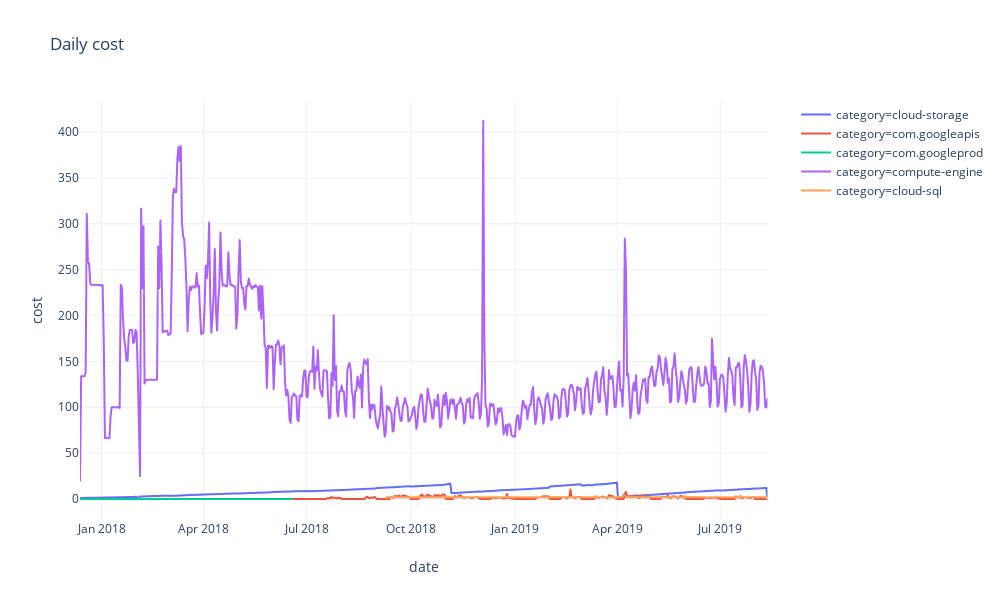

Notebook source saved alongside this figure:
### Code cell
pe.line(category, x='date', y='cost', color='category', width=1000, template='plotly_white', title="Daily cost")

### Figure 1 — Plotly figure (JSON) as saved in the notebook; plotly's stock layout.template omitted (floating-point values rounded to 4 significant figures; data arrays with more than 128 entries replaced by an {"elided": "..."} marker saying what was removed)
{"data": [{"hoverlabel": {"namelength": 0}, "hovertemplate": "category=cloud-storage<br>date=%{x}<br>cost=%{y}", "legendgroup": "category=cloud-storage", "line": {"color": "#636efa", "dash": "solid"}, "mode": "lines", "name": "category=cloud-storage", "showlegend": true, "type": "scattergl", "x": {"elided": "607 str values"}, "xaxis": "x", "y": {"elided": "607 float values"}, "yaxis": "y"}, {"hoverlabel": {"namelength": 0}, "hovertemplate": "category=com.googleapis<br>date=%{x}<br>cost=%{y}", "legendgroup": "category=com.googleapis", "line": {"color": "#EF553B", "dash": "solid"}, "mode": "lines", "name": "category=com.googleapis", "showlegend": true, "type": "scattergl", "x": {"elided": "607 str values"}, "xaxis": "x", "y": {"elided": "607 float values"}, "yaxis": "y"}, {"hoverlabel": {"namelength": 0}, "hovertemplate": "category=com.googleprod<br>date=%{x}<br>cost=%{y}", "legendgroup": "category=com.googleprod", "line": {"color": "#00cc96", "dash": "solid"}, "mode": "lines", "name": "category=com.googleprod", "showlegend": true, "type": "scattergl", "x": {"elided": "187 str values"}, "xaxis": "x", "y": {"elided": "187 int values"}, "yaxis": "y"}, {"hoverlabel": {"namelength": 0}, "hovertemplate": "category=compute-engine<br>date=%{x}<br>cost=%{y}", "legendgroup": "category=compute-engine", "line": {"color": "#ab63fa", "dash": "solid"}, "mode": "lines", "name": "category=compute-engine", "showlegend": true, "type": "scattergl", "x": {"elided": "607 str values"}, "xaxis": "x", "y": {"elided": "607 float values"}, "yaxis": "y"}, {"hoverlabel": {"namelength": 0}, "hovertemplate": "category=cloud-sql<br>date=%{x}<br>cost=%{y}", "legendgroup": "category=cloud-sql", "line": {"color": "#FFA15A", "dash": "solid"}, "mode": "lines", "name": "category=cloud-sql", "showlegend": true, "type": "scattergl", "x": {"elided": "338 str values"}, "xaxis": "x", "y": {"elided": "338 float values"}, "yaxis": "y"}], "layout": {"height": 600, "legend": {"tracegroupgap": 0}, "title": {"text": "Daily cost"}, "width": 1000, "xaxis": {"anchor": "y", "autorange": true, "domain": [0, 0.98], "range": ["2017-12-13", "2019-08-12"], "title": {"text": "date"}, "type": "date"}, "yaxis": {"anchor": "x", "autorange": true, "domain": [0, 1], "range": [-22.89, 435.0], "title": {"text": "cost"}, "type": "linear"}}}
